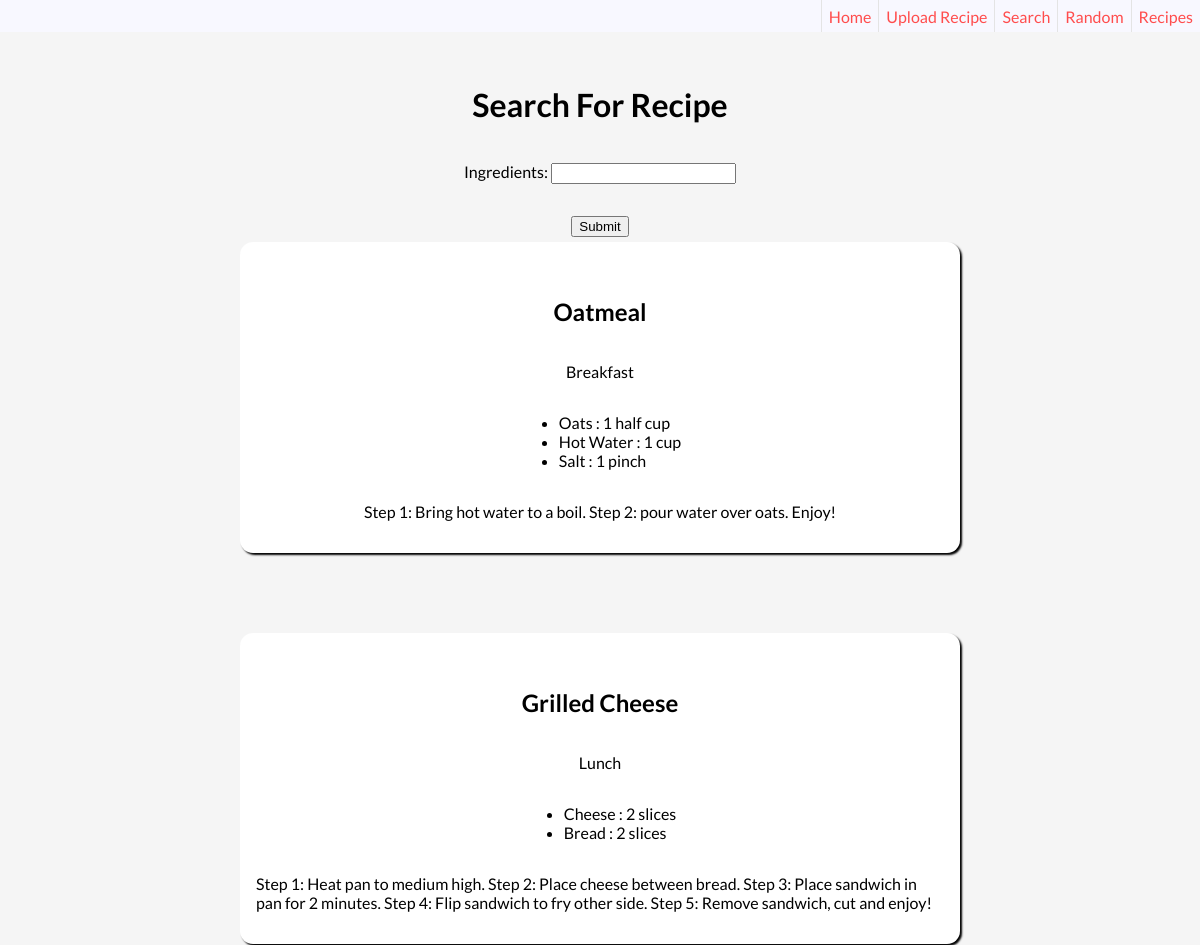
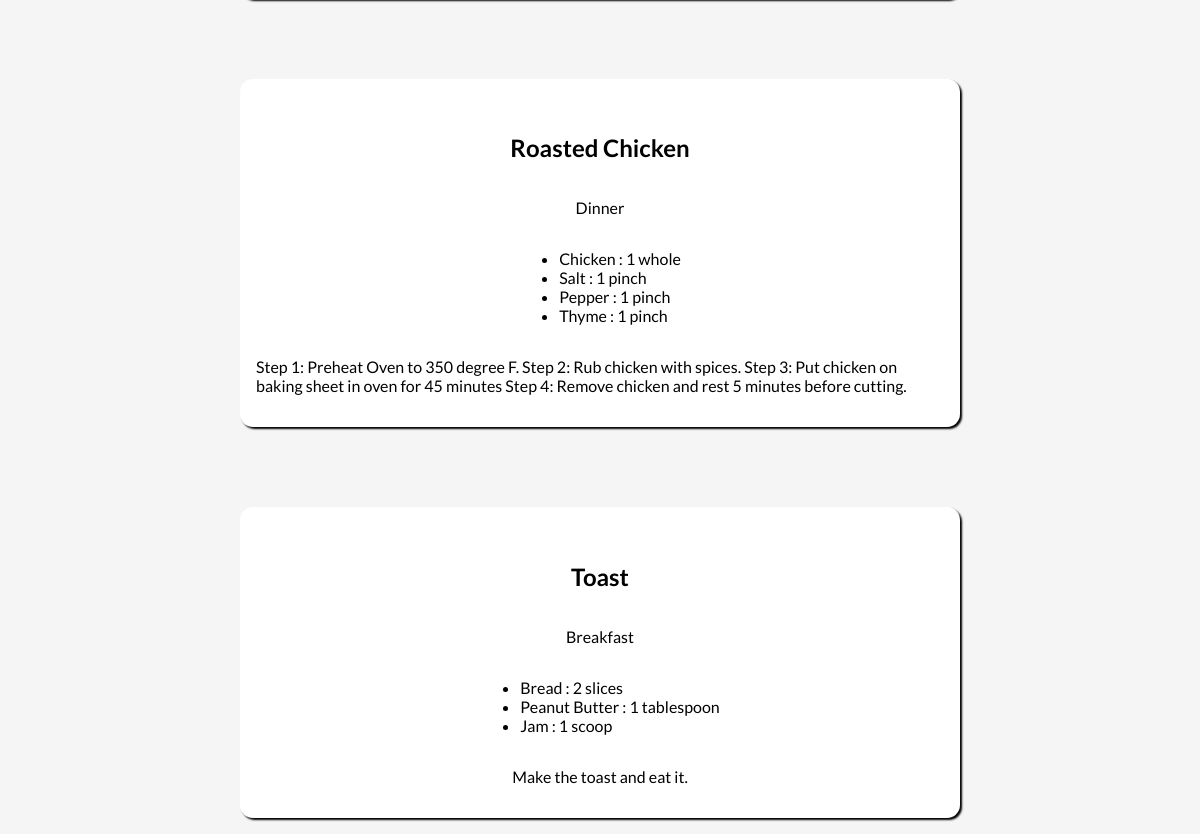
The app's page /search/ with its own data (2 pictures, top to bottom).
### tables this page shows
CREATE TABLE ingredients (
    id INTEGER PRIMARY KEY AUTOINCREMENT,
    recipe_id INTEGER NOT NULL,
    description TEXT NOT NULL,
    quantity INTEGER NOT NULL,
    unit TEXT NOT NULL,
    FOREIGN KEY (recipe_id) REFERENCES recipes (id)
);

CREATE TABLE recipes (
    id INTEGER PRIMARY KEY AUTOINCREMENT,
    title TEXT NOT NULL,
    img TEXT,
    type INTEGER NOT NULL,
    instructions TEXT NOT NULL
);

### app.py (the view, shortened to what this page needs)
@app.route('/search/', methods=('GET', 'POST'))
def search(keyword="*"):
    conn = get_db_conn()
    if keyword != "*":
        tag = conn.execute('SELECT i.recipe_id FROM ingredients i JOIN recipes r ON i.recipe_id = r.id WHERE i.description = ?;', (keyword,)).fetchall()
        items = []
        for r in range(len(tag)):
            for i in range(len(tag[0])):
                item = conn.execute('SELECT i.id, i.description, i.quantity, i.unit, r.title, r.img, r.type, r.instructions FROM ingredients i JOIN recipes r ON i.recipe_id = r.id WHERE i.recipe_id = ? ORDER BY r.title;', (tag[r][i],)).fetchall()
                items.append(item)
    else:
        items = []
        item = conn.execute('SELECT i.id, i.description, i.quantity, i.unit, r.title, r.img, r.type, r.instructions FROM ingredients i JOIN recipes r ON i.recipe_id = r.id ORDER BY r.id;').fetchall()
        items.append(item)
    recipes = {}
    key_func = lambda t:t['title']
    for item in items:
        for k,g in groupby(item, key=key_func):
            recipes[k] = list(g)
            print(recipes[k], list(g))
    conn.commit()
    conn.close()
    return render_template('search.html', recipes=recipes)

### app.py (called while the page is built)
def get_db_conn():
    conn = sqlite3.connect('database.db')
    conn.row_factory = sqlite3.Row
    return conn

### templates/search.html (shortened to what this page needs)
{% extends 'base.html' %}
{% block content %}
<div class="search-title">
  <h1>Search For Recipe</h1>
</div>
<div class="search-form">
    <form action="" method="POST">
        <label for="keyword">Ingredients:</label>
        <input id="keyword" name="keyword" type="text" value="{{request.form['keyword']}}"></input>
      <div id="search-submit">
        <input class="btn" type="submit" />
      </div>
    </form>
  </div>
  <div class="recipe-container">
  {% for recipe, items in recipes.items() %}
        <div class="recipe">
        <h2>{{recipe}}</h2>
          {% if items[0][6] == 0 %}
            <p>Breakfast</p>
          {% elif items[0][6] == 1%}
            <p>Lunch</p>
          {% elif items[0][6] == 2%}
            <p>Dinner</p>
          {% else %}
            <p>Misc.</p>
          {% endif %}
        <ul>
          {% for item in items %}
              <li class="matched-ingredient">
                <span>{{item['description']}}</span>
                <span>:</span>
                <span>{{item['quantity']}}</span>
                <span>{{item['unit']}}</span>
              </li>
          {% endfor %}
        </ul>
        <p>{{items[0][7]}}</p>
      </div>
  {% endfor %}
</div>
</div>
{% endblock %}

### templates/base.html (shortened to what this page needs)
<!DOCTYPE html>
<html lang="en">
<head>
    <link rel="stylesheet" href="https://cdnjs.cloudflare.com/ajax/libs/font-awesome/6.0.0/css/all.min.css" />
    <link rel="stylesheet" href="{{ url_for('static', filename='style.css')}}">
</head>
<body>
    <nav>
        <a href="{{url_for('index')}}">Home</a>
        <a href="{{url_for('upload_title')}}">Upload Recipe</a>
        <a href="{{url_for('search')}}">Search</a>
        <a href="{{url_for('random_recipe')}}">Random</a>
        <a href="{{url_for('recipes')}}">Recipes</a>
    </nav>
    <div>
        {% block content %} {% endblock %}
</body>
</html>

### static/style.css (style rules this page uses)
body { font-family: 'Lato', sans-serif; margin: 0; background-color: whitesmoke; }
nav { margin: 0; display: flex; justify-content: right; align-content: center; height: 2rem; background-color: ghostwhite; }
nav a { display: flex; justify-items: center; align-items: center; padding-right: 7px; text-decoration: none; color: rgb(255, 77, 77); border-left: 1px solid rgb(228, 228, 228); padding-left: 7px; }
.search-title { margin-top: 2rem; display: flex; justify-content: center; }
.search-form { height: 40vh; width: 100vw; margin-top: 1rem; display: flex; flex-direction: column; align-content: space-around; align-items: center; justify-items: center; }
.search-form div { margin-top: 2rem; }
#search-submit { display: flex; justify-content: center; align-content: center; }
.recipe-container { margin-top: 5rem; display: flex; flex-direction: column; align-items: center; align-content: center; justify-content: center; margin-bottom: 1rem; }
.recipe { width: 60vw; max-width: 50rem; display: flex; flex-direction: column; align-items: center; align-content: center; justify-content: center; margin-top: 5rem; padding: 1rem 0 1rem 0; background-color: white; box-shadow: 2px 2px 2px black; border-radius: 13px; }
.recipe p { max-width: 50rem; padding: 0px 1rem 0px 1rem; }
.search-form { margin-bottom: -25rem; }

### records on screen
ingredients: title "Oatmeal", shows "Breakfast", description "Oats", quantity "1", unit "half cup", instructions "Step 1: Bring hot water to a boil. Step 2: pour water over oats. Enjoy!"
ingredients: description "Hot Water", quantity "1", unit "cup"
ingredients: description "Salt", quantity "1", unit "pinch"
ingredients: title "Grilled Cheese", shows "Lunch", description "Cheese", quantity "2", unit "slices", instructions "Step 1: Heat pan to medium high. Step 2: Place cheese between bread. Step 3: Place sandwich in pan for 2 minutes. Step 4: Flip sandwich to fry other side. Step 5: Remove sandwich, cut and enjoy!"
ingredients: description "Bread", quantity "2", unit "slices"
ingredients: title "Roasted Chicken", shows "Dinner", description "Chicken", quantity "1", unit "whole", instructions "Step 1: Preheat Oven to 350 degree F. Step 2: Rub chicken with spices. Step 3: Put chicken on baking sheet in oven for 45 minutes Step 4: Remove chicken and rest 5 minutes before cutting."
ingredients: description "Salt", quantity "1", unit "pinch"
ingredients: description "Pepper", quantity "1", unit "pinch"
ingredients: description "Thyme", quantity "1", unit "pinch"
ingredients: title "Toast", shows "Breakfast", description "Bread", quantity "2", unit "slices", instructions "Make the toast and eat it."
ingredients: description "Peanut Butter", quantity "1", unit "tablespoon"
ingredients: description "Jam", quantity "1", unit "scoop"
